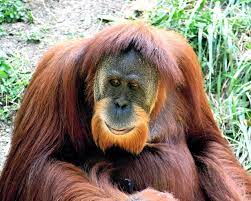
#> input picture orangutan.jpg, 251 x 201 px
$ python sobel.py   (older library calls are emulated)
#> lines starting #> are read from the running program, lines starting #| are printed output that depends on the picture
import cv2
import numpy as np
from matplotlib import pyplot as plt
img =cv2.imread('orangutan.jpg')
#> img is the input picture: shape (201, 251, 3); mean B, G, R 112.3, 128.3, 143.9
sobelx8u=cv2.Sobel(img,cv2.CV_8U,1,0,ksize=5)
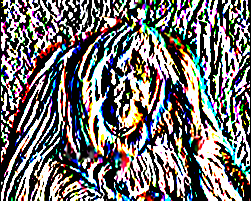
#> sobelx8u: shape (201, 251, 3); mean B, G, R 112.7, 113, 115.9
sobelx64f=cv2.Sobel(img,cv2.CV_64F,1,0,ksize=5)
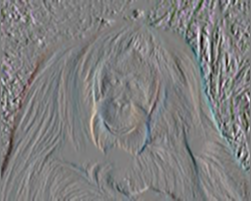
#> sobelx64f: shape (201, 251, 3) float64; mean B, G, R 5.9, 9.7, 13.1; drawn with min black and max white
abs_sobel64f=np.absolute(sobelx64f)
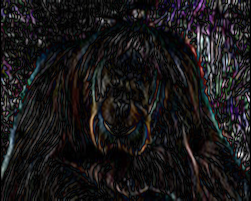
#> abs_sobel64f: shape (201, 251, 3) float64; mean B, G, R 1018.4, 979, 1056; drawn with min black and max white
sobel_8u=np.uint8(abs_sobel64f)
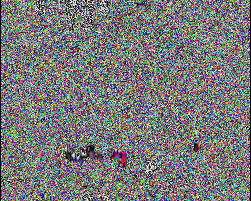
#> sobel_8u: shape (201, 251, 3); mean B, G, R 121.7, 121, 121.4
plt.subplot(1,3,1),plt.imshow(img,cmap='gray')
plt.title('orijinal'),plt.xticks([]),plt.yticks([])
plt.subplot(1,3,2),plt.imshow(sobelx8u,cmap='gray')
plt.title('sobel CV_8u'),plt.xticks([]),plt.yticks([])
plt.subplot(1,3,3),plt.imshow(sobel_8u,cmap='gray')
plt.title('sobel abs(CV_64F)'),plt.xticks([]),plt.yticks([])
plt.show()
#> figure, not shown here; B, G, R data is drawn as R, G, B

$ run again, with deneme.jpg copied over orangutan.jpg
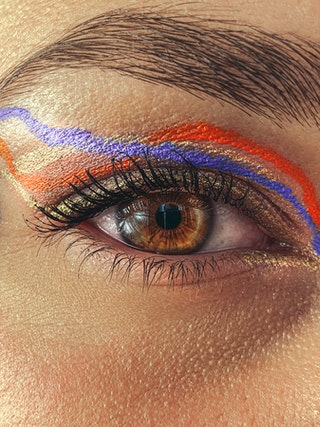
#> input picture deneme.jpg, 320 x 427 px
#> img is the input picture: shape (427, 320, 3); mean B, G, R 95.4, 119.9, 161.2
#> `abs_sobel64f=np.absolute(sobelx64f)`:
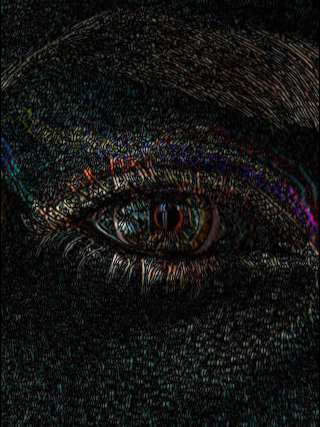
#> abs_sobel64f: shape (427, 320, 3) float64; mean B, G, R 488.3, 512.2, 509.7; drawn with min black and max white
#> `sobel_8u=np.uint8(abs_sobel64f)`:
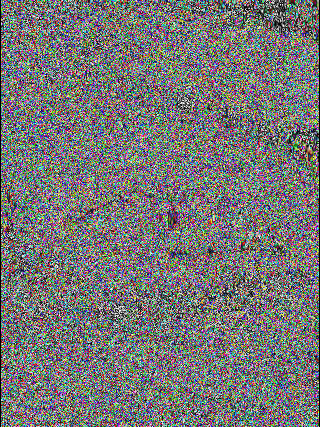
#> sobel_8u: shape (427, 320, 3); mean B, G, R 117.5, 117.8, 117.9
